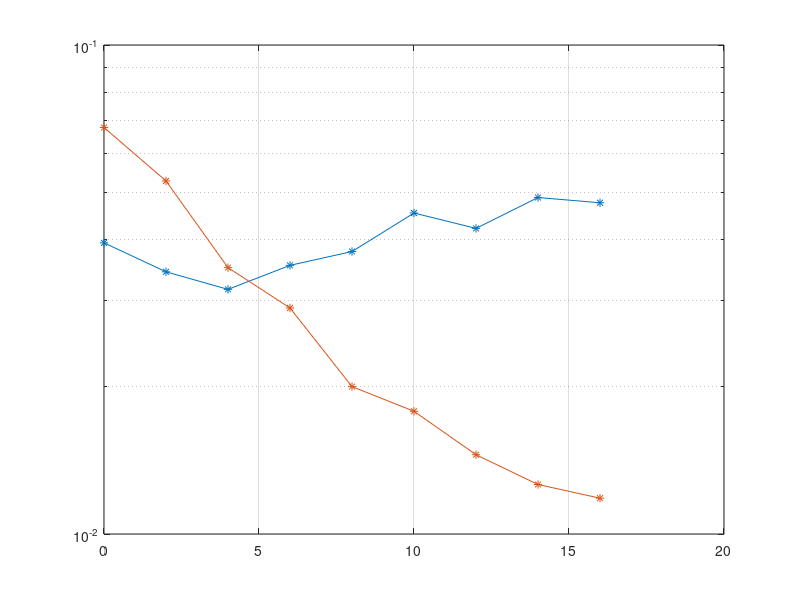

Recreate this plot in MATLAB.
PNnocomp = [0.0393954305799649,0.0343690685413005,0.0316414762741652,0.0354305799648506,0.0378137082601054,0.0453328646748682,0.0421694200351494,0.0487620386643234,0.0475782073813708];
ITER_1 = [0.0678130052724077,0.0527240773286468,0.0350509666080844,0.0289884007029877,0.0200182776801406,0.0178221441124780,0.0145251318101933,0.0126256590509666,0.0118369068541301];
ITER_2 = [0.0885891036906854,0.0582776801405975,0.0354629173989455,0.0266235500878735,0.0204583479789104,0.0230959578207381,0.0184576449912127,0.0201546572934974,0.0199198594024605];
noPN = [0.511629525483304,0.378410544815466,0.0194474516695958,0.000940597539543058,0.000445694200351494,0.000371177504393673];
SNR_dB = 0:2:16;
semilogy(SNR_dB, PNnocomp, '*-');
grid on;
hold on;
% semilogy(SNR_dB, ITER_2, '*-');
% hold on;
semilogy(SNR_dB, ITER_1, '*-');
hold on;